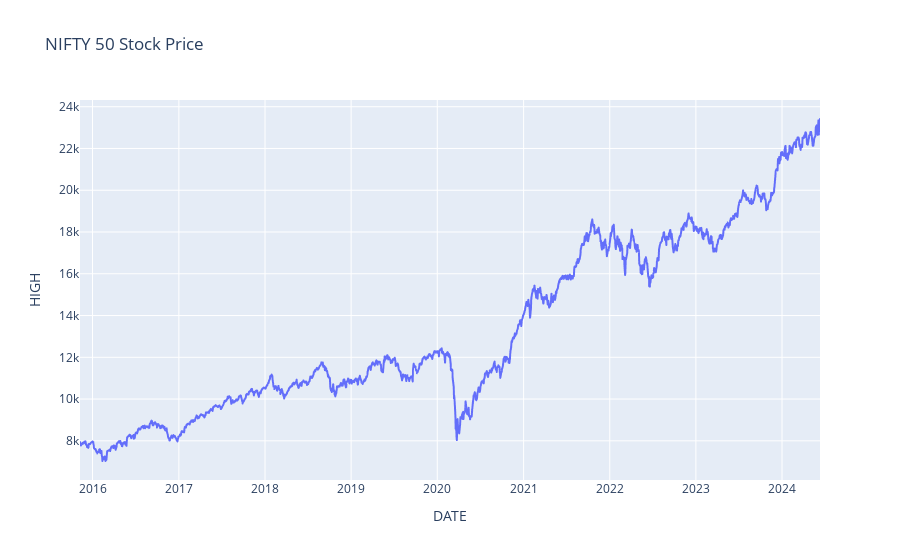

The code cell stored with this chart in its notebook:
### Code cell
fig = px.line(data, x='DATE',y='HIGH',title='NIFTY 50 Stock Price')
fig.show()

### Figure 1 — Plotly figure (JSON) as saved in the notebook; plotly's stock layout.template omitted (floating-point values rounded to 4 significant figures; data arrays with more than 128 entries replaced by an {"elided": "..."} marker saying what was removed)
{"data": [{"hovertemplate": "DATE=%{x}<br>HIGH=%{y}<extra></extra>", "legendgroup": "", "line": {"color": "#636efa", "dash": "solid"}, "marker": {"symbol": "circle"}, "mode": "lines", "name": "", "showlegend": false, "type": "scattergl", "x": {"elided": "2131 str values"}, "xaxis": "x", "y": {"elided": "2131 float values"}, "yaxis": "y"}], "layout": {"legend": {"tracegroupgap": 0}, "title": {"text": "NIFTY 50 Stock Price"}, "xaxis": {"anchor": "y", "domain": [0, 1], "title": {"text": "DATE"}}, "yaxis": {"anchor": "x", "domain": [0, 1], "title": {"text": "HIGH"}}}}
